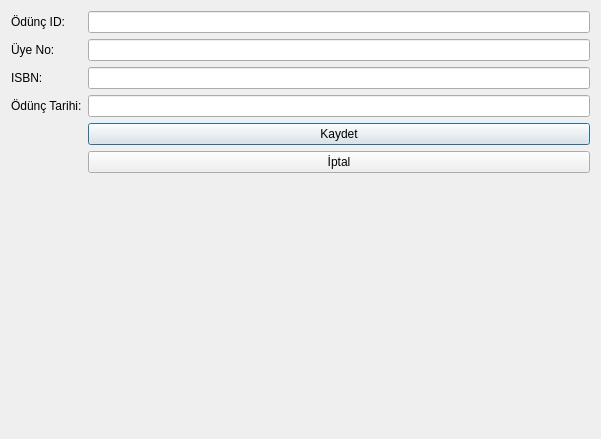
<?xml version="1.0" encoding="UTF-8"?>
<ui version="4.0">
 <class>OduncVerDialog</class>
 <widget class="QDialog" name="OduncVerDialog">
  <property name="geometry">
   <rect>
    <x>0</x>
    <y>0</y>
    <width>601</width>
    <height>439</height>
   </rect>
  </property>
  <property name="windowTitle">
   <string>Dialog</string>
  </property>
  <layout class="QFormLayout" name="formLayout">
   <item row="0" column="0">
    <widget class="QLabel" name="label">
     <property name="text">
      <string>Ödünç ID:</string>
     </property>
    </widget>
   </item>
   <item row="0" column="1">
    <widget class="QLineEdit" name="txtKayitId"/>
   </item>
   <item row="1" column="0">
    <widget class="QLabel" name="label_2">
     <property name="text">
      <string>Üye No:</string>
     </property>
    </widget>
   </item>
   <item row="1" column="1">
    <widget class="QLineEdit" name="txtUyeNo"/>
   </item>
   <item row="2" column="0">
    <widget class="QLabel" name="label_3">
     <property name="text">
      <string>ISBN:</string>
     </property>
    </widget>
   </item>
   <item row="2" column="1">
    <widget class="QLineEdit" name="txtIsbn"/>
   </item>
   <item row="3" column="0">
    <widget class="QLabel" name="label_4">
     <property name="text">
      <string>Ödünç Tarihi:</string>
     </property>
    </widget>
   </item>
   <item row="3" column="1">
    <widget class="QLineEdit" name="txtOduncTarihi"/>
   </item>
   <item row="4" column="1">
    <widget class="QPushButton" name="btnKaydet">
     <property name="text">
      <string>Kaydet</string>
     </property>
    </widget>
   </item>
   <item row="5" column="1">
    <widget class="QPushButton" name="btnIptal">
     <property name="text">
      <string>İptal</string>
     </property>
    </widget>
   </item>
  </layout>
 </widget>
 <resources/>
 <connections/>
</ui>
